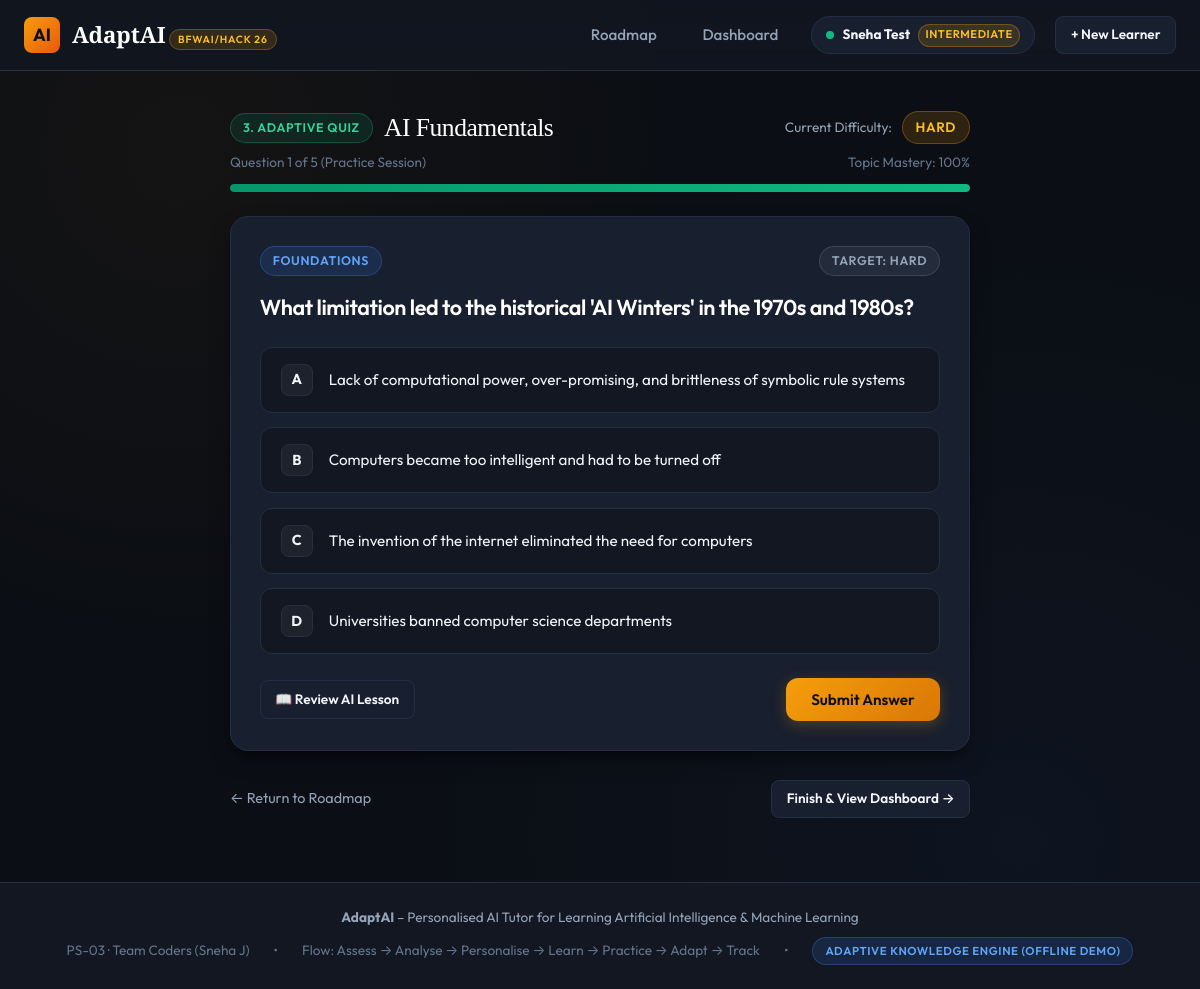
Page /quiz/1/ai-fundamentals on the committed database.
### tables this page shows
CREATE TABLE students (
        id INTEGER PRIMARY KEY AUTOINCREMENT,
        name TEXT NOT NULL,
        initial_level TEXT NOT NULL,
        target_topic TEXT DEFAULT 'AI Fundamentals',
        current_level TEXT NOT NULL,
        created_at TIMESTAMP DEFAULT CURRENT_TIMESTAMP
    );

CREATE TABLE topics (
        id TEXT PRIMARY KEY,
        title TEXT NOT NULL,
        category TEXT NOT NULL,
        order_index INTEGER NOT NULL,
        description TEXT NOT NULL,
        prerequisites TEXT DEFAULT '[]'
    );

CREATE TABLE student_learning_path (
        id INTEGER PRIMARY KEY AUTOINCREMENT,
        student_id INTEGER NOT NULL,
        topic_id TEXT NOT NULL,
        order_index INTEGER NOT NULL,
        status TEXT NOT NULL, -- 'completed', 'in_progress', 'recommended', 'locked'
        progress_pct INTEGER NOT NULL DEFAULT 0,
        difficulty TEXT NOT NULL DEFAULT 'medium',
        is_recommended INTEGER DEFAULT 0,
        updated_at TIMESTAMP DEFAULT CURRENT_TIMESTAMP,
        FOREIGN KEY (student_id) REFERENCES students (id),
        FOREIGN KEY (topic_id) REFERENCES topics (id)
    );

CREATE TABLE quiz_questions (
        id INTEGER PRIMARY KEY AUTOINCREMENT,
        topic_id TEXT NOT NULL,
        question TEXT NOT NULL,
        options TEXT NOT NULL,
        correct_index INTEGER NOT NULL,
        difficulty TEXT NOT NULL, -- 'easy', 'medium', 'hard'
        explanation TEXT NOT NULL,
        FOREIGN KEY (topic_id) REFERENCES topics (id)
    );

### app.py (the view)
@app.route('/quiz/<int:student_id>/<topic_id>')
def quiz(student_id, topic_id):
    session['student_id'] = student_id
    conn = get_db_connection()
    cursor = conn.cursor()
    cursor.execute("SELECT * FROM students WHERE id = ?", (student_id,))
    student_row = cursor.fetchone()
    cursor.execute("SELECT * FROM topics WHERE id = ?", (topic_id,))
    topic_row = cursor.fetchone()
    cursor.execute("""
        SELECT difficulty, progress_pct FROM student_learning_path
        WHERE student_id = ? AND topic_id = ?
    """, (student_id, topic_id))
    path_row = cursor.fetchone()
    conn.close()
    if not student_row or not topic_row:
        return redirect(url_for('learning_path', student_id=student_id))
    current_difficulty = path_row['difficulty'] if path_row else "medium"
    topic_progress = path_row['progress_pct'] if path_row else 0
    first_question = get_adaptive_quiz_question(student_id, topic_id, difficulty=current_difficulty)
    return render_template(
        'quiz.html',
        student=dict(student_row),
        topic=dict(topic_row),
        current_difficulty=current_difficulty,
        topic_progress=topic_progress,
        first_question=first_question
    )

### app.py (called while the page is built)
@app.context_processor
def inject_global_data():
    active_student = None
    student_id = session.get('student_id')
    if student_id:
        conn = get_db_connection()
        cursor = conn.cursor()
        cursor.execute("SELECT * FROM students WHERE id = ?", (student_id,))
        row = cursor.fetchone()
        if row:
            active_student = dict(row)
        conn.close()
    return {
        'active_student': active_student,
        'has_api_key': bool(LLM_API_KEY),
        'llm_mode': "Live LLM API" if LLM_API_KEY else "Adaptive Knowledge Engine (Offline Demo)"
    }

### database/db.py (called while the page is built, shortened)
def get_db_path():
    return os.path.join(BASE_DIR, 'adaptai.db')

def get_db_connection():
    conn = sqlite3.connect(get_db_path(), timeout=30.0, check_same_thread=False)
    conn.row_factory = sqlite3.Row
    return conn

### services/ai_service.py (called while the page is built, shortened)
def get_adaptive_quiz_question(student_id, topic_id, difficulty="medium", exclude_ids=None):
    if exclude_ids is None:
        exclude_ids = []
    conn = get_db_connection()
    cursor = conn.cursor()
    placeholders = ','.join('?' for _ in exclude_ids) if exclude_ids else '0'
    query = f"""
        SELECT * FROM quiz_questions
        WHERE topic_id = ? AND difficulty = ? AND id NOT IN ({placeholders})
        ORDER BY RANDOM() LIMIT 1
    """
    params = [topic_id, difficulty] + (exclude_ids if exclude_ids else [])
    cursor.execute(query, params)
    q_row = cursor.fetchone()
    conn.close()
    if q_row:
        q_dict = dict(q_row)
        q_dict['options'] = json.loads(q_dict['options'])
        return q_dict

### templates/quiz.html (shortened to what this page needs)
{% extends 'base.html' %}
{% block content %}
<div style="max-width: 740px; margin: 0 auto;">
  <div style="margin-bottom: 1.5rem;">
    <div style="display: flex; justify-content: space-between; align-items: center; margin-bottom: 0.5rem; flex-wrap: wrap; gap: 0.5rem;">
      <div>
        <span class="badge badge-green">3. ADAPTIVE QUIZ</span>
        <h2 style="font-size: 1.6rem; display: inline-block; margin-left: 0.5rem; vertical-align: middle;">
          {{ topic.title }}
        </h2>
      </div>
      <div style="display: flex; align-items: center; gap: 0.6rem;">
        <span style="font-size: 0.85rem; color: var(--text-muted);">Current Difficulty:</span>
        <span class="badge badge-gold" id="current-difficulty-badge" style="font-size: 0.85rem; padding: 0.3rem 0.8rem;">
          {{ current_difficulty|title }}
        </span>
      </div>
    </div>
    <div style="display: flex; justify-content: space-between; font-size: 0.85rem; color: var(--text-dim); margin-top: 0.5rem;">
      <span id="session-count-label">Question 1 of 5 (Practice Session)</span>
      <span id="topic-progress-label">Topic Mastery: {{ topic_progress }}%</span>
    </div>
    <div class="progress-bar-container">
      <div class="progress-bar-fill fill-green" id="quiz-progress-bar" style="width: {{ topic_progress }}%;"></div>
    </div>
  </div>
  <div class="card" id="quiz-card">
    <div style="display: flex; justify-content: space-between; align-items: center; margin-bottom: 1rem;">
      <span class="badge badge-blue" id="q-category-badge">{{ topic.category }}</span>
      <span class="badge badge-gray" id="q-level-badge">Target: {{ current_difficulty|title }}</span>
    </div>
    <h3 id="question-text" style="font-size: 1.35rem; line-height: 1.45; margin-bottom: 1.5rem; font-family: var(--font-ui); font-weight: 600;">
      {{ first_question.question }}
    </h3>
    <div class="options-grid" id="options-container">
      {% for opt in first_question.options %}
      <div class="option-item" onclick="selectQuizOption({{ loop.index0 }})" data-index="{{ loop.index0 }}">
        <div class="option-key">{{ ['A', 'B', 'C', 'D'][loop.index0] }}</div>
        <div class="option-text">{{ opt }}</div>
      </div>
      {% endfor %}
    </div>
    <div style="display: flex; justify-content: space-between; align-items: center; margin-top: 1.5rem; flex-wrap: wrap; gap: 1rem;">
      <a href="{{ url_for('tutor', student_id=student.id, topic_id=topic.id) }}" class="btn btn-secondary btn-sm">
        📖 Review AI Lesson
      </a>
      <div style="display: flex; gap: 0.8rem;">
        <button class="btn btn-primary" id="btn-submit-answer" onclick="submitAnswer()" disabled>
          Submit Answer
        </button>
      </div>
    </div>
  </div>
  <div style="display: flex; justify-content: space-between; align-items: center; margin-top: 1.8rem;">
    <a href="{{ url_for('learning_path', student_id=student.id) }}" style="color: var(--text-muted); font-size: 0.9rem;">
      ← Return to Roadmap
    </a>
    <a href="{{ url_for('dashboard', student_id=student.id) }}" class="btn btn-secondary btn-sm" id="btn-finish-quiz">
      Finish & View Dashboard →
    </a>
  </div>
</div>
{% endblock %}

### templates/base.html (shortened to what this page needs)
<!DOCTYPE html>
<html lang="en">
<head>
  <link rel="stylesheet" href="{{ url_for('static', filename='css/style.css') }}">
</head>
<body>
  <header class="navbar">
    <div class="nav-container">
      <a href="{{ url_for('index') }}" class="brand-logo" id="nav-brand">
        <div class="brand-icon">AI</div>
        <div>
          <span class="brand-text">AdaptAI</span>
          <span class="brand-badge">BFWAI/HACK 26</span>
        </div>
      </a>
      <nav class="nav-links">
        {% if active_student %}
          <a href="{{ url_for('learning_path', student_id=active_student.id) }}" class="nav-item" id="nav-learning-path">Roadmap</a>
          <a href="{{ url_for('dashboard', student_id=active_student.id) }}" class="nav-item" id="nav-dashboard">Dashboard</a>
          <div class="nav-student-pill" title="Active Learner Profile">
            <span class="student-dot"></span>
            <strong>{{ active_student.name }}</strong>
            <span class="badge badge-gold" style="font-size:0.7rem; padding: 0.1rem 0.4rem;">{{ active_student.current_level }}</span>
          </div>
          <a href="{{ url_for('setup') }}" class="btn btn-secondary btn-sm" id="btn-switch-learner">+ New Learner</a>
        {% else %}
          <a href="{{ url_for('setup') }}" class="btn btn-primary btn-sm" id="btn-nav-start">Start Learning</a>
        {% endif %}
      </nav>
    </div>
  </header>
  <main class="main-wrapper">
    {% block content %}{% endblock %}
  </main>
  <footer class="footer">
    <div class="footer-content">
      <p><strong>AdaptAI</strong> – Personalised AI Tutor for Learning Artificial Intelligence & Machine Learning</p>
      <div class="footer-meta">
        <span>PS-03 · Team Coders (Sneha J)</span>
        <span>•</span>
        <span>Flow: Assess → Analyse → Personalise → Learn → Practice → Adapt → Track</span>
        <span>•</span>
        <span class="badge badge-blue" style="font-size: 0.72rem;">{{ llm_mode }}</span>
      </div>
    </div>
  </footer>
</body>
</html>

### rows in the picture
students: name "Sneha Test", current_level "INTERMEDIATE"
topics: title "AI Fundamentals", category "FOUNDATIONS"
student_learning_path: difficulty "HARD"
quiz_questions: question "What limitation led to the historical 'AI Winters' in the 1970s and 1980s?"

### other values in the picture
{{ topic_progress }} "100"
{{ ['A', 'B', 'C', 'D'][loop.index0] }} "A" "B" "C" "D"
{{ opt }} "Lack of computational power, over-promising, and brittleness of symbolic rule systems" "Computers became too intelligent and had to be turned off" "The invention of the internet eliminated the need for computers" "Universities banned computer science departments"
{{ llm_mode }} "ADAPTIVE KNOWLEDGE ENGINE (OFFLINE DEMO)"
